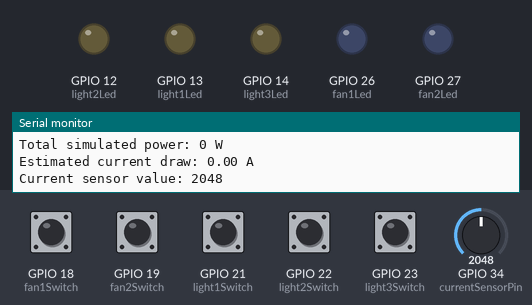
Bench run of a sketch on a simulated ESP32. On the bench: output pins drawn as LEDs (lit = HIGH), the last lines printed to the serial monitor. The test bench sets the inputs (shaded band); at power-on: GPIO 18 (fan1Switch), GPIO 19 (fan2Switch), GPIO 21 (light1Switch), GPIO 22 (light2Switch), GPIO 23 (light3Switch) LOW, GPIO 34 (currentSensorPin) = 2048 (analog values on the 0–4095 scale).

Above: at 1.3 s.
1.4 s: GPIO 18 (fan1Switch) pulled HIGH for 0.6 s
At 1.9 s:
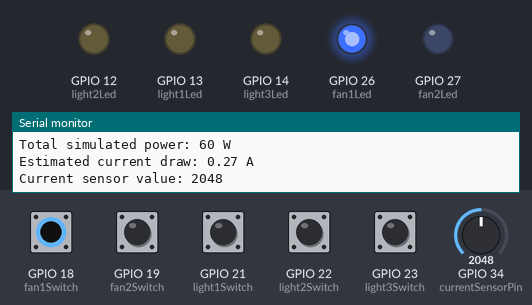
3.5 s: GPIO 21 (light1Switch) pulled HIGH for 0.6 s
At 4.4 s:
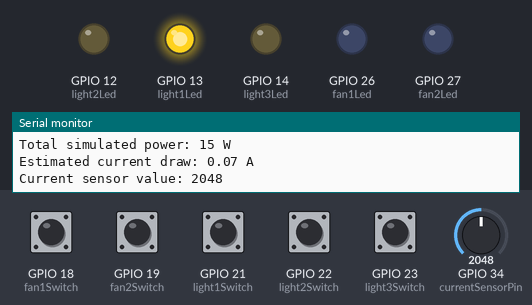
6.1 s: GPIO 19 (fan2Switch) pulled HIGH for 0.6 s
At 6.9 s:
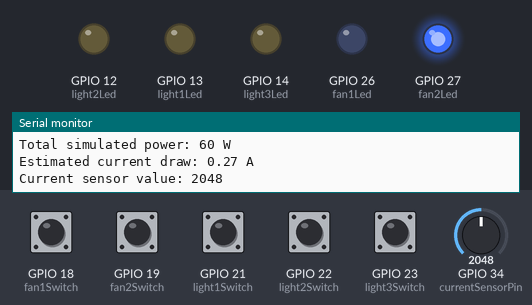
8.6 s: GPIO 22 (light2Switch) pulled HIGH for 0.6 s
At 9.5 s:
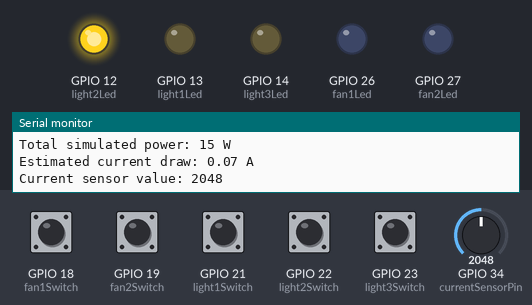
11.2 s: GPIO 23 (light3Switch) pulled HIGH for 0.6 s
At 11.7 s:
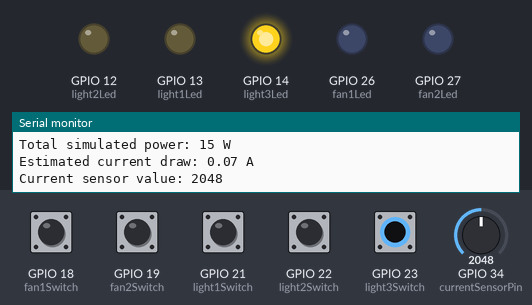
13.7 s: GPIO 18 (fan1Switch) driven HIGH and GPIO 19 (fan2Switch) driven HIGH
At 14.4 s:
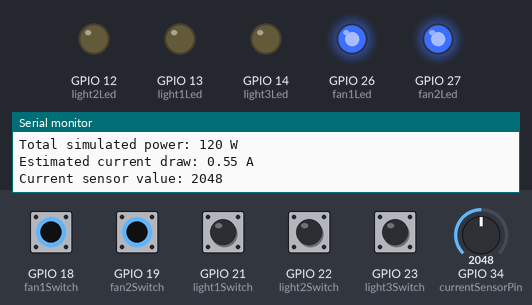
Timing chart, 0 to 16.3 s (numbered marks = the images above; inputs shaded):
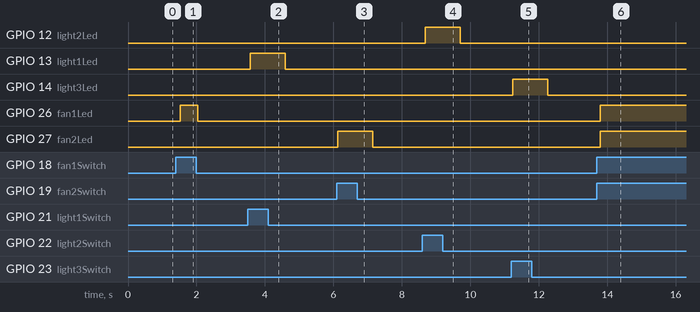

The sketch:

sketch.ino
```cpp
// ESP32 Arduino symbols need an explicit include for editor analysis.
#include <Arduino.h>

#ifndef ARDUINO
class MockSerialClass {
public:
  void begin(int) {}
  void print(const char *) {}
  void print(int) {}
  void print(float, int = 2) {}
  void println(const char *) {}
  void println(int) {}
  void println(float, int = 2) {}
  void println() {}
};

static MockSerialClass Serial;
constexpr int INPUT = 0;
constexpr int OUTPUT = 1;
constexpr int ADC_11db = 0;

inline void pinMode(int, int) {}
inline int digitalRead(int) { return 0; }
inline void digitalWrite(int, int) {}
inline int analogRead(int) { return 0; }
inline void analogReadResolution(int) {}
inline void analogSetPinAttenuation(int, int) {}
inline void delay(int) {}
#endif

const int fan1Switch = 18;
const int fan2Switch = 19;
const int light1Switch = 21;
const int light2Switch = 22;
const int light3Switch = 23;

const int fan1Led = 26;
const int fan2Led = 27;
const int light1Led = 13;
const int light2Led = 12;
const int light3Led = 14;

const int currentSensorPin = 34;

void setup() {
  Serial.begin(115200);

  pinMode(fan1Switch, INPUT);
  pinMode(fan2Switch, INPUT);
  pinMode(light1Switch, INPUT);
  pinMode(light2Switch, INPUT);
  pinMode(light3Switch, INPUT);

  pinMode(fan1Led, OUTPUT);
  pinMode(fan2Led, OUTPUT);
  pinMode(light1Led, OUTPUT);
  pinMode(light2Led, OUTPUT);
  pinMode(light3Led, OUTPUT);

  analogReadResolution(12);
  analogSetPinAttenuation(currentSensorPin, ADC_11db);
}

void loop() {
  int fan1 = digitalRead(fan1Switch);
  int fan2 = digitalRead(fan2Switch);
  int light1 = digitalRead(light1Switch);
  int light2 = digitalRead(light2Switch);
  int light3 = digitalRead(light3Switch);

  digitalWrite(fan1Led, fan1);
  digitalWrite(fan2Led, fan2);
  digitalWrite(light1Led, light1);
  digitalWrite(light2Led, light2);
  digitalWrite(light3Led, light3);

  int currentValue = analogRead(currentSensorPin);

  Serial.println("---- LumaWarden Room Status ----");
  Serial.print("Fan 1: "); Serial.println(fan1 ? "ON" : "OFF");
  Serial.print("Fan 2: "); Serial.println(fan2 ? "ON" : "OFF");
  Serial.print("Light 1: "); Serial.println(light1 ? "ON" : "OFF");
  Serial.print("Light 2: "); Serial.println(light2 ? "ON" : "OFF");
  Serial.print("Light 3: "); Serial.println(light3 ? "ON" : "OFF");
  int totalPower = 0;

if (fan1) totalPower += 60;
if (fan2) totalPower += 60;
if (light1) totalPower += 15;
if (light2) totalPower += 15;
if (light3) totalPower += 15;

float estimatedCurrent = totalPower / 220.0;

Serial.print("Total simulated power: ");
Serial.print(totalPower);
Serial.println(" W");

Serial.print("Estimated current draw: ");
Serial.print(estimatedCurrent, 2);
Serial.println(" A");
  Serial.print("Current sensor value: "); Serial.println(currentValue);
  Serial.println();

  delay(500);
}
```

Measured:
- after the input at 1.4 s, GPIO 26 (fan1Led): LOW → HIGH after 0.13 s, → LOW 0.51 s later
- after the input at 3.5 s, GPIO 13 (light1Led): LOW → HIGH after 0.08 s, → LOW 1.0 s later
- after the input at 6.1 s, GPIO 27 (fan2Led): LOW → HIGH at once, → LOW 1.0 s later
- after the input at 8.6 s, GPIO 12 (light2Led): LOW → HIGH after 0.09 s, → LOW 1.0 s later
- after the input at 11.2 s, GPIO 14 (light3Led): LOW → HIGH at once, → LOW 1.0 s later
- after the input at 13.7 s, GPIO 26 (fan1Led), GPIO 27 (fan2Led): LOW → HIGH after 0.10 s
